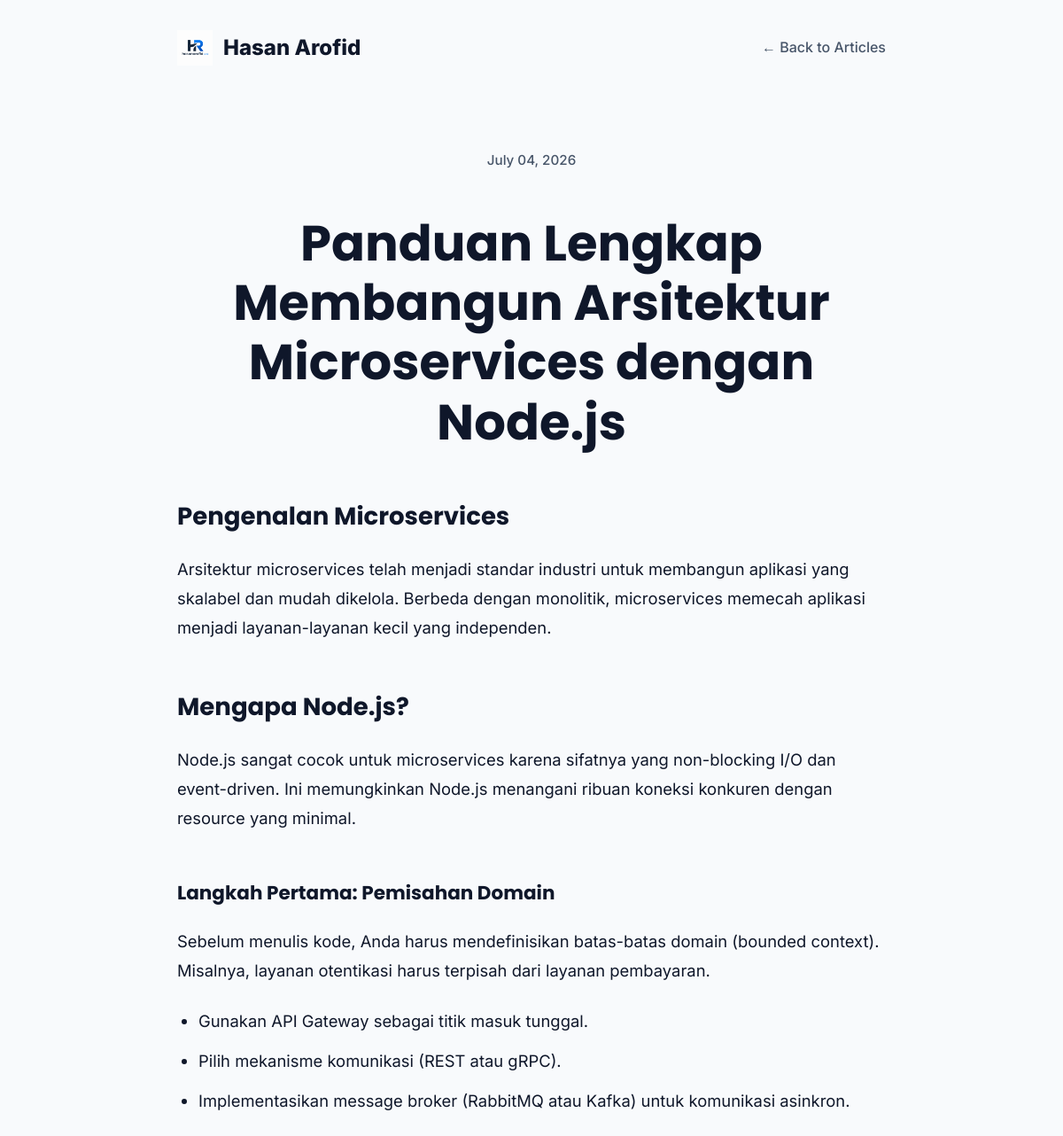
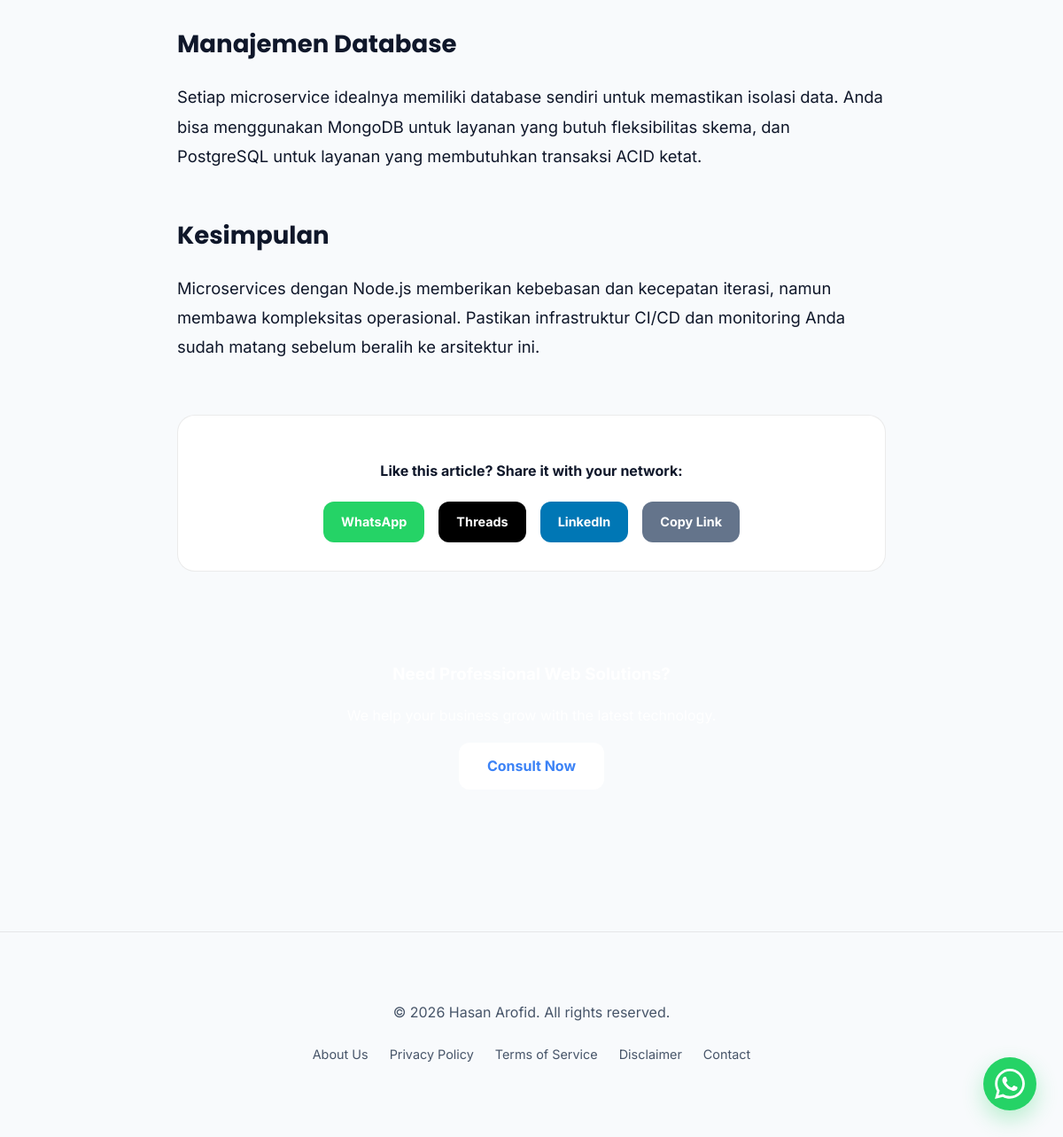
Page /blog/membangun-arsitektur-microservices-nodejs on the committed database (2 pictures, top to bottom).
### tables this page shows
CREATE TABLE articles (id INTEGER PRIMARY KEY AUTOINCREMENT, title TEXT, slug TEXT UNIQUE, content TEXT, excerpt TEXT, meta_title TEXT, meta_description TEXT, image_url TEXT, created_at DATETIME DEFAULT (datetime('now')), status TEXT DEFAULT 'published');

### blog.php (the view, shortened to what this page needs)
<?php
$dbFile = __DIR__ . '/stats.db';
try {
    $db = new PDO('sqlite:' . $dbFile);
    $db->setAttribute(PDO::ATTR_ERRMODE, PDO::ERRMODE_EXCEPTION);
} catch (PDOException $e) { die("Database connection failed."); }
$slug = $_GET['slug'] ?? '';
$stmt = $db->prepare("SELECT * FROM articles WHERE slug = ? AND status = 'published'");
$stmt->execute([$slug]);
$article = $stmt->fetch(PDO::FETCH_ASSOC);
?>
<?php
$lang = $_SESSION['lang'] ?? 'en';
?>
<!DOCTYPE html>
<html lang="<?= $lang ?>">
<head>
</head>
<body>
    <div class="container">
        <nav>
            <a href="/" class="logo">
                <img src="images/logohasanarofid.png" alt="Logo">
                <span>Hasan Arofid</span>
            </a>
            <a href="/articles" class="back-link">← <?= $lang === 'id' ? 'Kembali ke Artikel' : 'Back to Articles' ?></a>
        </nav>
        <article>
            <div class="article-header">
                <div class="article-meta"><?= date('F d, Y', strtotime($article['created_at'])) ?></div>
                <h1><?= htmlspecialchars($article['title']) ?></h1>
            </div>
            <div class="article-content ql-editor">
                <?= $article['content'] ?>
            </div>
            <div class="share-section">
                <p><strong><?= $lang === 'id' ? 'Sukai artikel ini? Bagikan ke rekan Anda:' : 'Like this article? Share it with your network:' ?></strong></p>
                <div class="share-buttons">
                    <a href="https://api.whatsapp.com/send?text=Baca artikel menarik ini: <?= urlencode($article['title']) ?> - https://hasanarofid.site/blog/<?= $article['slug'] ?>" target="_blank" class="share-btn btn-wa">WhatsApp</a>
                    <a href="https://www.threads.net/intent/post?text=<?= urlencode($article['title'] . ' - https://hasanarofid.site/blog/' . $article['slug']) ?>" target="_blank" class="share-btn btn-th">Threads</a>
                    <a href="https://www.linkedin.com/sharing/share-offsite/?url=https://hasanarofid.site/blog/<?= $article['slug'] ?>" target="_blank" class="share-btn btn-li">LinkedIn</a>
                    <button onclick="copyLink()" class="share-btn btn-copy" id="copyBtn"><?= $lang === 'id' ? 'Salin Link' : 'Copy Link' ?></button>
                </div>
            </div>
            <div class="cta-box">
                <h3><?= $lang === 'id' ? 'Butuh Solusi Web Profesional?' : 'Need Professional Web Solutions?' ?></h3>
                <p><?= $lang === 'id' ? 'Kami membantu bisnis Anda tumbuh dengan teknologi terbaru.' : 'We help your business grow with the latest technology.' ?></p>
                <a href="/#contact" class="btn-white"><?= $lang === 'id' ? 'Konsultasi Sekarang' : 'Consult Now' ?></a>
            </div>
        </article>
    </div>
    <footer>
        <div class="container">
            <p>&copy; <?= date('Y') ?> Hasan Arofid. All rights reserved.</p>
            <div style="margin: 20px 0; display: flex; justify-content: center; flex-wrap: wrap; gap: 24px; font-size: 0.9rem;">
                <a href="/about" style="color: var(--text-muted); text-decoration: none;"><?= $lang === 'id' ? 'Tentang Kami' : 'About Us' ?></a>
                <a href="/privacy-policy" style="color: var(--text-muted); text-decoration: none;"><?= $lang === 'id' ? 'Kebijakan Privasi' : 'Privacy Policy' ?></a>
                <a href="/terms-of-service" style="color: var(--text-muted); text-decoration: none;"><?= $lang === 'id' ? 'Syarat & Ketentuan' : 'Terms of Service' ?></a>
                <a href="/disclaimer" style="color: var(--text-muted); text-decoration: none;"><?= $lang === 'id' ? 'Penafian' : 'Disclaimer' ?></a>
                <a href="/contact" style="color: var(--text-muted); text-decoration: none;"><?= $lang === 'id' ? 'Kontak' : 'Contact' ?></a>
            </div>
        </div>
    </footer>
  <a href="https://wa.me/628814959247?text=Halo%20Hasan,%20saya%20ingin%20konsultasi%20mengenai%20pembuatan%20website"
    class="whatsapp-float" target="_blank" aria-label="Chat on WhatsApp">
  </a>
</body>
</html>

### blog.php (style rules this page uses)
:root { --bg: #f8fafc; --surface: #ffffff; --border: rgba(0,0,0,0.08); --text: #0f172a; --text-muted: #475569; --accent: #3b82f6; }
body { font-family: 'Inter', sans-serif; background: var(--bg); color: var(--text); line-height: 1.8; margin: 0; padding: 0; }
.container { max-width: 800px; margin: 0 auto; padding: 0 24px; }
nav { padding: 32px 0; display: flex; justify-content: space-between; align-items: center; }
.logo { font-weight: 800; font-size: 1.5rem; text-decoration: none; color: inherit; display: flex; align-items: center; gap: 12px; }
.logo img { height: 40px; }
.back-link { color: var(--text-muted); text-decoration: none; font-weight: 500; }
article { padding: 60px 0 120px; }
.article-header { margin-bottom: 48px; text-align: center; }
.article-header h1 { font-family: 'Poppins', sans-serif; font-size: clamp(2rem, 5vw, 3.5rem); line-height: 1.2; margin-bottom: 24px; }
.article-meta { color: var(--text-muted); font-size: 0.95rem; font-weight: 500; }
.article-content { font-size: 1.15rem; color: var(--text); }
.article-content h1, .article-content h2, .article-content h3 { margin-top: 48px; margin-bottom: 16px; font-family: 'Poppins', sans-serif; }
.article-content p { margin-bottom: 24px; }
.article-content ul, .article-content ol { margin-bottom: 24px; padding-left: 24px; }
.article-content li { margin-bottom: 12px; }
.share-section { margin-top: 60px; padding: 32px; background: var(--surface); border: 1px solid var(--border); border-radius: 20px; text-align: center; }
.share-buttons { display: flex; justify-content: center; gap: 16px; margin-top: 20px; }
.share-btn { padding: 10px 20px; border-radius: 12px; text-decoration: none; font-weight: 700; color: white; font-size: 0.9rem; transition: 0.3s; }
.btn-wa { background: #25d366; }
.btn-li { background: #0077b5; }
.btn-th { background: #000000; }
.btn-copy { background: #64748b; cursor: pointer; border: none; font-family: inherit; }
.cta-box { margin-top: 40px; padding: 40px; background: var(--gradient); border-radius: 24px; color: white; text-align: center; }
.cta-box h3 { margin-bottom: 16px; }
.cta-box .btn-white { background: white; color: var(--accent); padding: 12px 32px; border-radius: 12px; text-decoration: none; font-weight: 700; display: inline-block; }
footer { padding: 60px 0; border-top: 1px solid var(--border); text-align: center; color: var(--text-muted); }
.whatsapp-float { position: fixed; bottom: 30px; right: 30px; background: #25d366; color: white; width: 60px; height: 60px; border-radius: 50%; display: flex; align-items: center; justify-content: center; font-size: 32px; box-shadow: 0 10px 25px rgba(37, 211, 102, 0.3); z-index: 2000; text-decoration: none; transition: 0.3s; }

### rows in the picture
articles: created_at "July 04, 2026", title "Panduan Lengkap Membangun Arsitektur Microservices dengan Node.js", content "Pengenalan Microservices Arsitektur microservices telah menjadi standar industri untuk membangun aplikasi yang skalabel dan mudah dikelola. Berbeda dengan monolitik, microservices memecah aplikasi menjadi layanan-layanan kecil yang independen. Mengapa Node.js? Node.js sangat cocok untuk microservices karena sifatnya yang non-blocking I/O dan event-driven. Ini memungkinkan Node.js menangani ribuan koneksi konkuren dengan resource yang minimal. Langkah Pertama: Pemisahan Domain Sebelum menulis kode, Anda harus mendefinisikan batas-batas domain (bounded context). Misalnya, layanan otentikasi harus terpisah dari layanan pembayaran. Gunakan API Gateway sebagai titik masuk tunggal. Pilih…"
